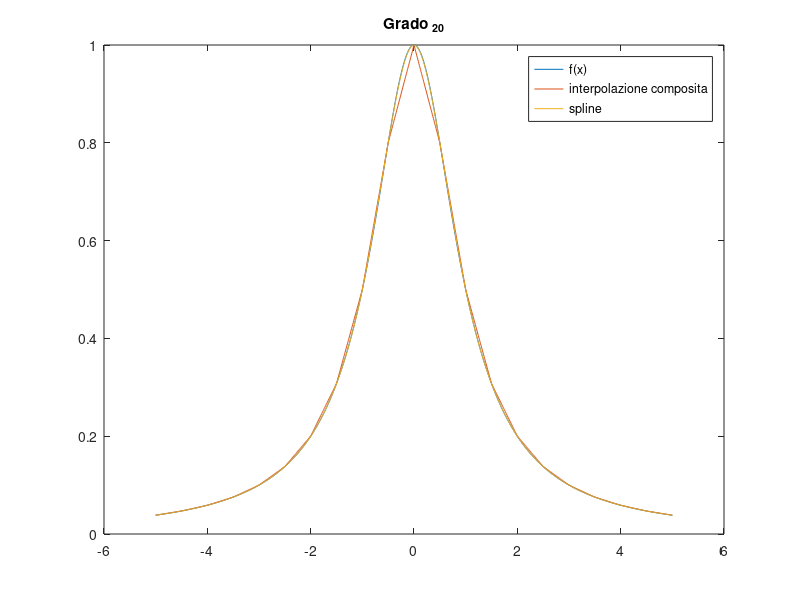

Write MATLAB code to recreate this figure.
f =@(x) 1./(1+x.^2);
xa = -5;
xb = +5;

x1 = linspace(xa,xb,1000)';
yf = f(x1);

for n = 1:20
% interpolatore composito lineare
x = linspace(xa,xb,n+1);
y = f(x);
yp1c = interp1(x,y,x1);
% spline
ys = spline(x,y,x1);

errp1c = norm(yf-yp1c,inf);
errs = norm(yf-ys,inf);
fprintf("n=%d, errp1c=%e, errs=%e\n", n, errp1c, errs);

figure(1);clf;
plot(x1,yf);
hold on;
plot(x1,yp1c);
plot(x1,ys);
legend('f(x)', 'interpolazione composita', 'spline');
title(['Grado _{',num2str(n),'}']);
pause(0.1)

endfor

% plottare l'errore con loglog